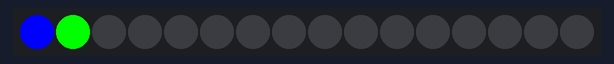
The sketch below on a simulated Arduino Uno, built with avr-gcc and run on an emulated ATmega328P. Parts: 16 RGB LEDs in strip order, left to right.

Above: at 0.15 s.
At 5.25 s:
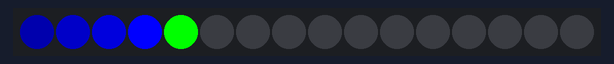
At 10.06 s:
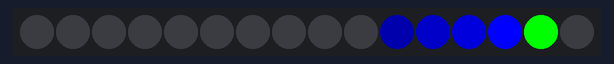
At 19.97 s:
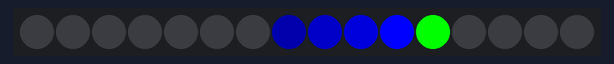
At 29.88 s:
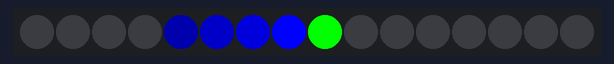
At 39.8 s:
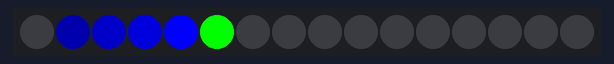

The sketch:

infinity_goggles_v1.ino
```cpp
#include <string.h>
#include <Arduino.h>
#include <Adafruit_NeoPixel.h>

#define PIN                     6
#define NUMPIXELS               16

Adafruit_NeoPixel pixel = Adafruit_NeoPixel(NUMPIXELS, PIN);
unsigned long _time;
void setup()
{
  pixel.begin(); // This initializes the NeoPixel library.
  for(uint8_t i=0; i<NUMPIXELS; i++)
  {
    pixel.setPixelColor(i, pixel.Color(0,0,0));
  }
  pixel.show();
  Serial.begin (9600);
}

void loop()
{
  _time = millis();

  int timer=(_time%500)/30;

  for(uint8_t i=0; i<NUMPIXELS; i++)
  {
    uint8_t r=0;
    uint8_t g=0;
    uint8_t b=0;

    if (i==timer+1)
    {
      r=0;
      g=255;
      b=0;
    }

    if (i==timer)
    {
      r=0;
      g=0;
      b=255;
    }

    if (i==timer-1)
    {
      r=0;
      g=0;
      b=150;
    }

    if (i==timer-2)
    {
      r=0;
      g=0;
      b=100;
    }

    if (i==timer-3)
    {
      r=0;
      g=0;
      b=50;
    }
    pixel.setPixelColor(i, pixel.Color(r,g,b));
  }

  pixel.show();
}
```
